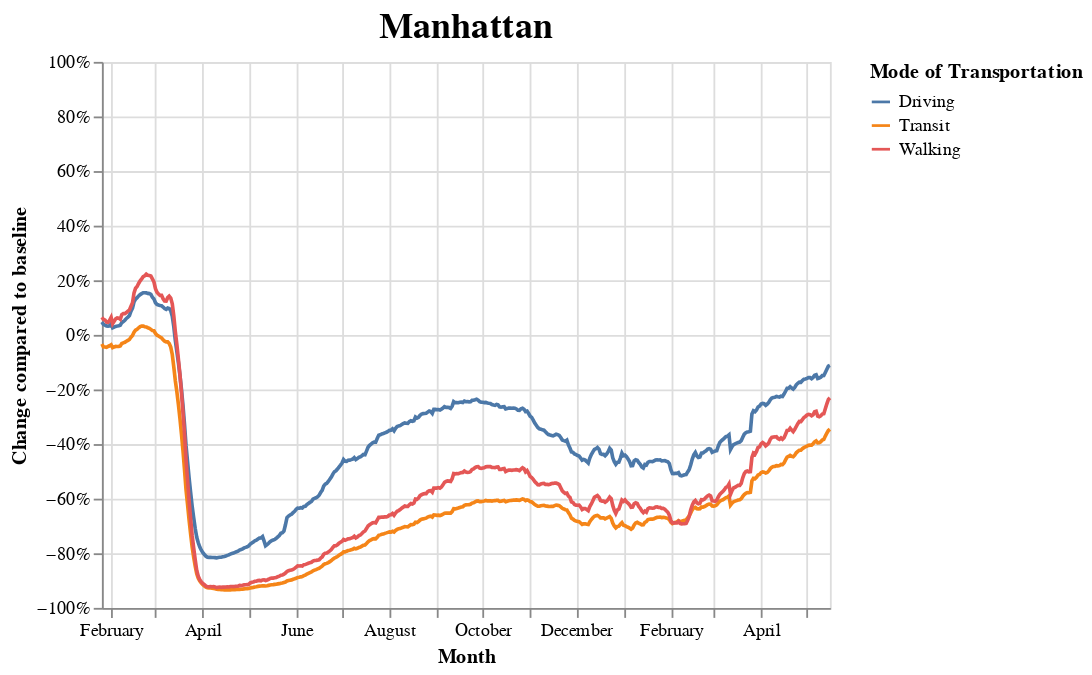

The notebook cell saved with this chart:
### Code cell
import altair as alt

source = mn

chart = alt.Chart(source).mark_line().encode(
    x=alt.X('Date', title="Month"),
    y=alt.Y('Change compared to baseline', axis=alt.Axis(format='%'), scale=alt.Scale(domain=(-1, 1))),
    color='Mode of Transportation'
).properties(
    title='Manhattan'
)

chart.configure_title(
    fontSize=20,
    font='Helvetica',
    anchor='middle',
    color='black'
)

### Figure 1 — Vega-Lite specification as saved in the notebook (floating-point values rounded to 4 significant figures; data arrays with more than 128 entries replaced by an {"elided": "..."} marker saying what was removed)
{"config": {"view": {"continuousWidth": 400, "continuousHeight": 300}, "title": {"anchor": "middle", "color": "black", "font": "Helvetica", "fontSize": 20}}, "data": {"name": "data-908980d9d8614a556e5643e343770019"}, "mark": "line", "encoding": {"color": {"type": "nominal", "field": "Mode of Transportation"}, "x": {"type": "temporal", "field": "Date", "title": "Month"}, "y": {"type": "quantitative", "axis": {"format": "%"}, "field": "Change compared to baseline", "scale": {"domain": [-1, 1]}}}, "title": "Manhattan", "$schema": "https://vega.github.io/schema/vega-lite/v4.8.1.json", "datasets": {"data-908980d9d8614a556e5643e343770019": {"elided": "1431 records"}}}
